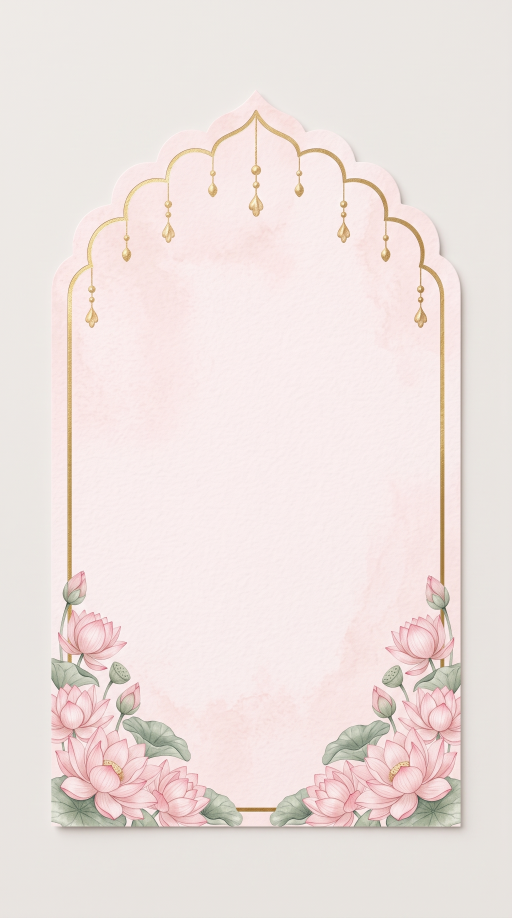
#> input picture design/engagement/frame-arch-hires.jpeg, 1536 x 2752 px, found by its file name (shown at 1/3 size)
$ python cut-frame.py
#> lines starting #> are read from the running program, lines starting #| are printed output that depends on the picture; after the words box and inside, x2 and y2 are one past the last pixel; in counts of white or black regions, pixels touching at a corner belong together
# Cuts the arched lotus frame (design/engagement/frame-arch-hires.jpeg, our generated art) off its grey backdrop.
# The card is a clean shape (straight sides, flat bottom, scalloped arch), so we measure that outline
# and draw a smooth anti-aliased mask instead of following noisy shadow pixels.
# Output: src/events/engagement/assets/frame/arch-{top,mid,bottom}.webp (transparent, native resolution).
from PIL import Image, ImageDraw, ImageFilter
import numpy as np

SRC, SS = 'design/engagement/frame-arch-hires.jpeg', 4
im = Image.open(SRC).convert('RGB')
#> im is the input picture: PIL image 1536x2752 RGB; mean R, G, B 238.6, 227.1, 223.9
F = im.width / 1116  # measurements below were taken on the 1116 px wide version
#> F = 1.38
b = np.asarray(im.filter(ImageFilter.GaussianBlur(2 * F))).astype(float)
r, g, bl = b[..., 0], b[..., 1], b[..., 2]
lum = 0.299 * r + 0.587 * g + 0.114 * bl
card = ((r - g) > 9) & (lum > 236)  # pink paper, brighter than the grey backdrop
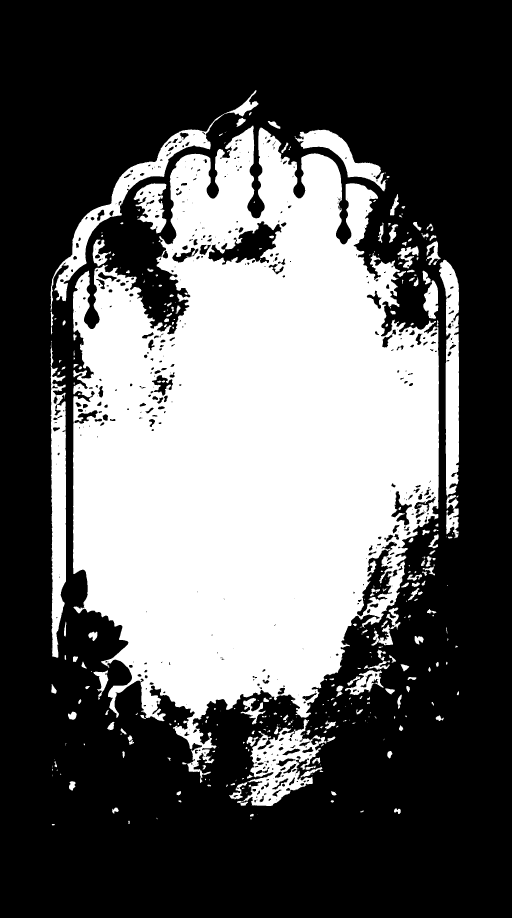
#> card: shape (2752, 1536) bool (shown at 1/3 size); 36.6% white; 399 white regions (163 under 20 px), largest, box (x1, y1, x2, y2) and area: (219, 377, 1317, 2349) 1362427, (152, 270, 775, 1004) 31775, (152, 1028, 198, 1973) 30065

rows = range(int(700 * F), int(1150 * F))
left = int(np.median([np.where(card[y])[0].min() for y in rows]))
#> left = 154
right = int(np.median([np.where(card[y])[0].max() for y in rows]))
#> right = 1375
# Bottom edge: last pink row in the clear centre strip (looser brightness; the card darkens near its foot).
foot = ((r - g) > 9) & (lum > 222)
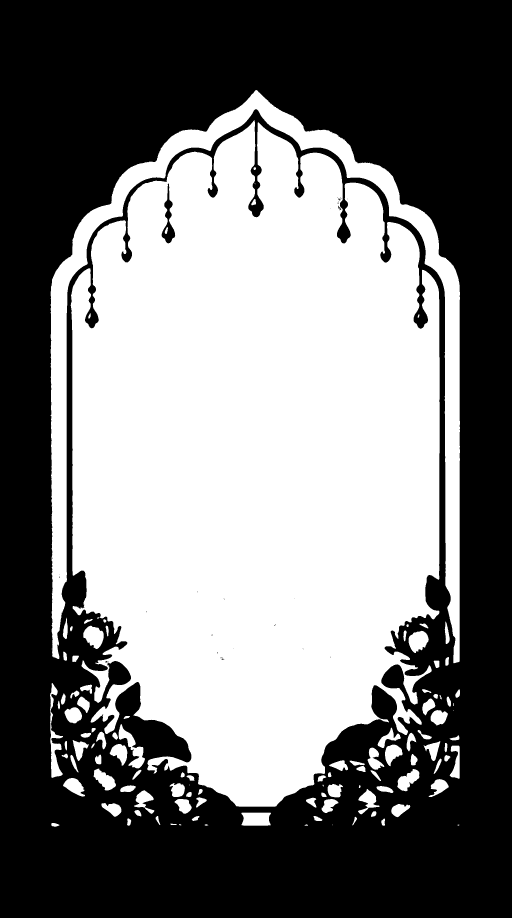
#> foot: shape (2752, 1536) bool (shown at 1/3 size); 47.5% white; 113 white regions (9 under 20 px), largest, box (x1, y1, x2, y2) and area: (212, 361, 1319, 2420) 1755913, (152, 270, 1380, 1990) 177469, (150, 2049, 189, 2334) 3766
bottom = int(np.median([np.where(foot[:, x])[0].max() for x in range(int(500 * F), int(620 * F))])) + 1
#> bottom = 2476

# Top outline: first card pixel per column, median-smoothed.
tops = []
for x in range(left, right + 1):
    ys = np.where(card[:, x])[0]
    tops.append(ys.min() if len(ys) else bottom)
#> after the loop, tops = 1222 values, max 857 at index 0, min 270 at index 613, mean 510.1
tops = np.array(tops, float)
k = round(7 * F)
#> k = 10
tops = np.array([np.median(tops[max(0, i - k):i + k + 1]) for i in range(len(tops))])
#> tops = 1222 values, max 833 at index 1221, min 281 at index 603, mean 509.2
# The arch is symmetric and its left half traces cleanly, so mirror it onto the right half.
half = len(tops) // 2
#> half = 611
tops[len(tops) - half:] = tops[:half][::-1]

poly = [(left, bottom)] + [(left + i, t) for i, t in enumerate(tops)] + [(right, bottom)]
#> poly = 1224 pairs, first value 154 to 1375, second value 281 to 2476
m = Image.new('L', (im.width * SS, im.height * SS), 0)
#> m: PIL image 6144x11008 L; every value is 0
ImageDraw.Draw(m).polygon([(x * SS, y * SS) for x, y in poly], fill=255)
#> m: PIL image 6144x11008 L; 57.2% white; 1 black region, box (x1, y1, x2, y2) and area: (0, 0, 6144, 11008) 28944987
mask = m.resize(im.size, Image.LANCZOS)

out = im.convert('RGBA'); out.putalpha(mask)
out = out.crop((left - 1, int(tops.min()) - 1, right + 2, bottom + 1))
#> out: PIL image 1224x2197 RGBA
# (full card kept in memory only; the page uses the three slices below)
print('card', out.size, dict(left=left, right=right, top=int(tops.min()), bottom=bottom))
#| card (1224, 2197) {'left': 154, 'right': 1375, 'top': 281, 'bottom': 2476}

# Split into three layers for a seamless stretchable card (see .arch-card in src/index.css):
#   top    = arch + drops, bottom edge feathered
#   bottom = lotus corners, top edge feathered
#   mid    = plain paper band, stretched to fill between them
# Slice rows in "890-wide card" units (what src/index.css .arch-card uses), scaled to this card's real width.
K = out.width / 890
#> K = 1.38
TOP, BOT, MID, FEATHER = round(520 * K), round(1030 * K), (round(484 * K), round(1080 * K)), round(36 * K)
#> TOP = 715; BOT = 1417; MID = (666, 1485); FEATHER = 50
w, h = out.size
#> w = 1224; h = 2197
def feather(img, edge):
#> called with edge = 'bottom'
    a = np.asarray(img.getchannel('A')).astype(float)
    ramp = np.linspace(0, 1, FEATHER)[:, None]
#> ramp = 50 values from 0 to 1
    if edge == 'bottom': a[-FEATHER:] *= ramp[::-1]
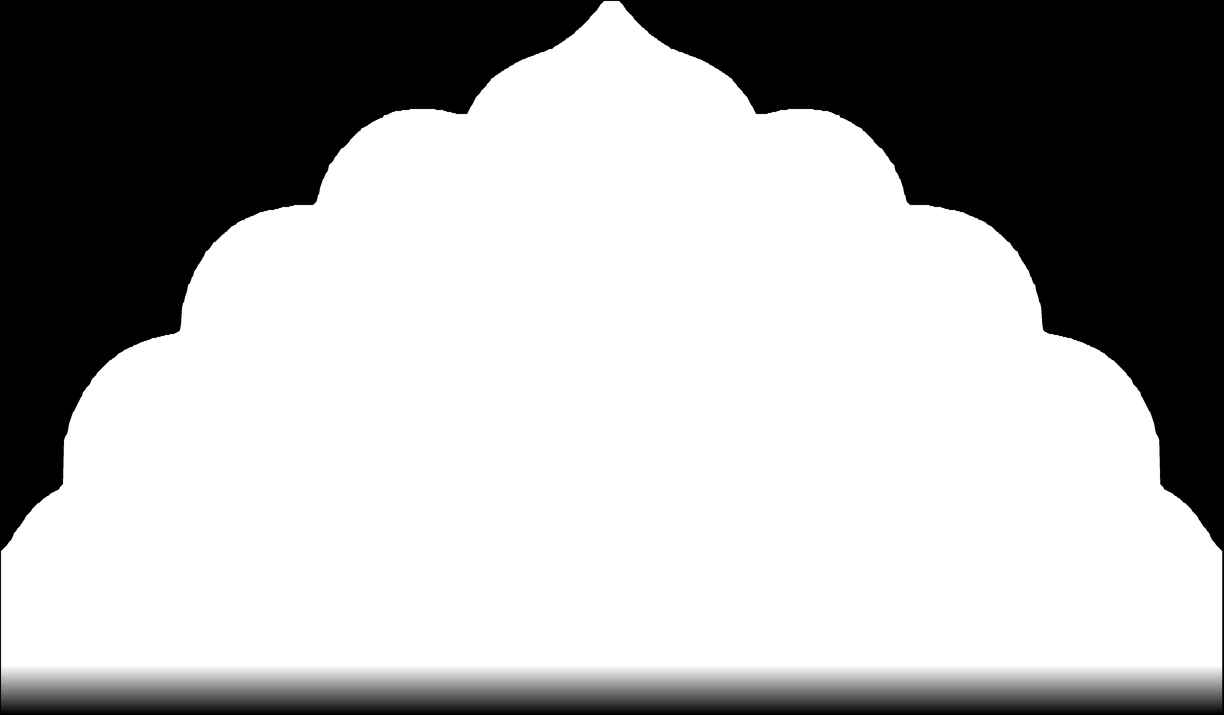
#> a: shape (715, 1224) float64; min 0, max 255, mean 168.6
    else: a[:FEATHER] *= ramp
    img = img.copy(); img.putalpha(Image.fromarray(a.astype(np.uint8))); return img
#> after `img = img.copy()`:
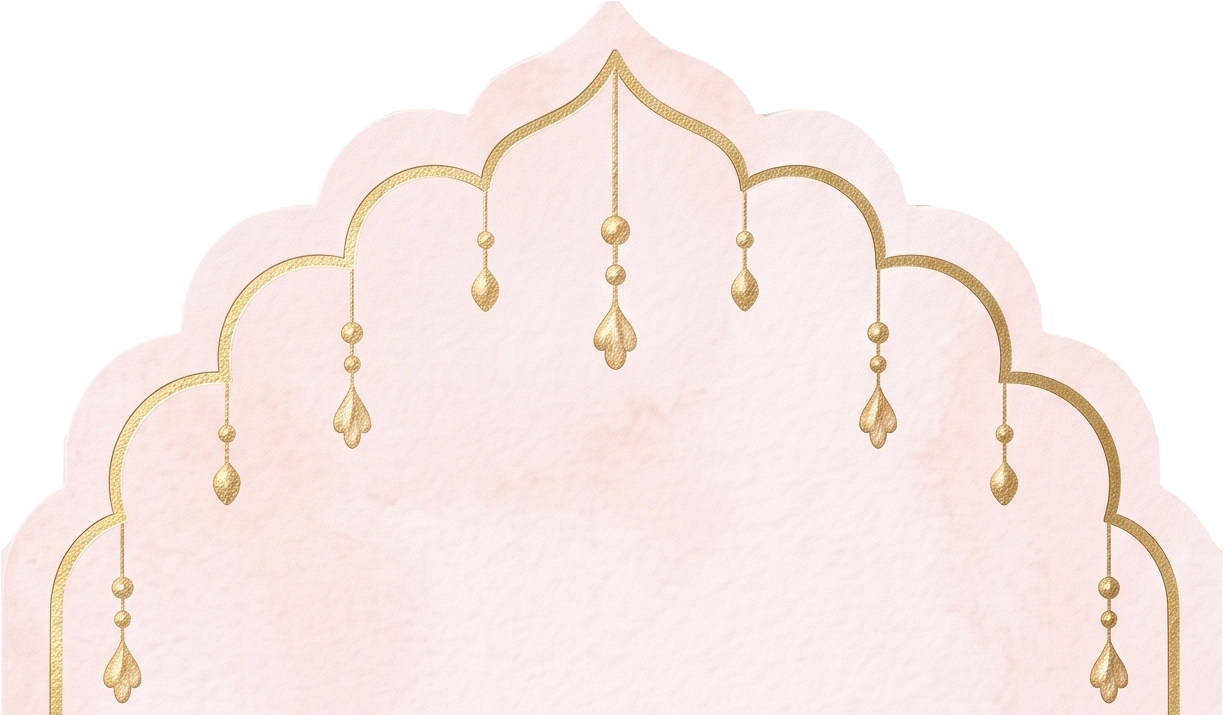
#> img: PIL image 1224x715 RGBA; mean R, G, B, A 243.4, 230.1, 225.8, 177.5; transparent parts drawn white
feather(out.crop((0, 0, w, TOP)), 'bottom').save('src/events/engagement/assets/frame/arch-top.webp', 'WEBP', quality=92, method=6)
feather(out.crop((0, BOT, w, h)), 'top').save('src/events/engagement/assets/frame/arch-bottom.webp', 'WEBP', quality=92, method=6)
#> call 2 of feather, with edge = 'top'
#> in feather (call 2), `else: a[:FEATHER] *= ramp`:
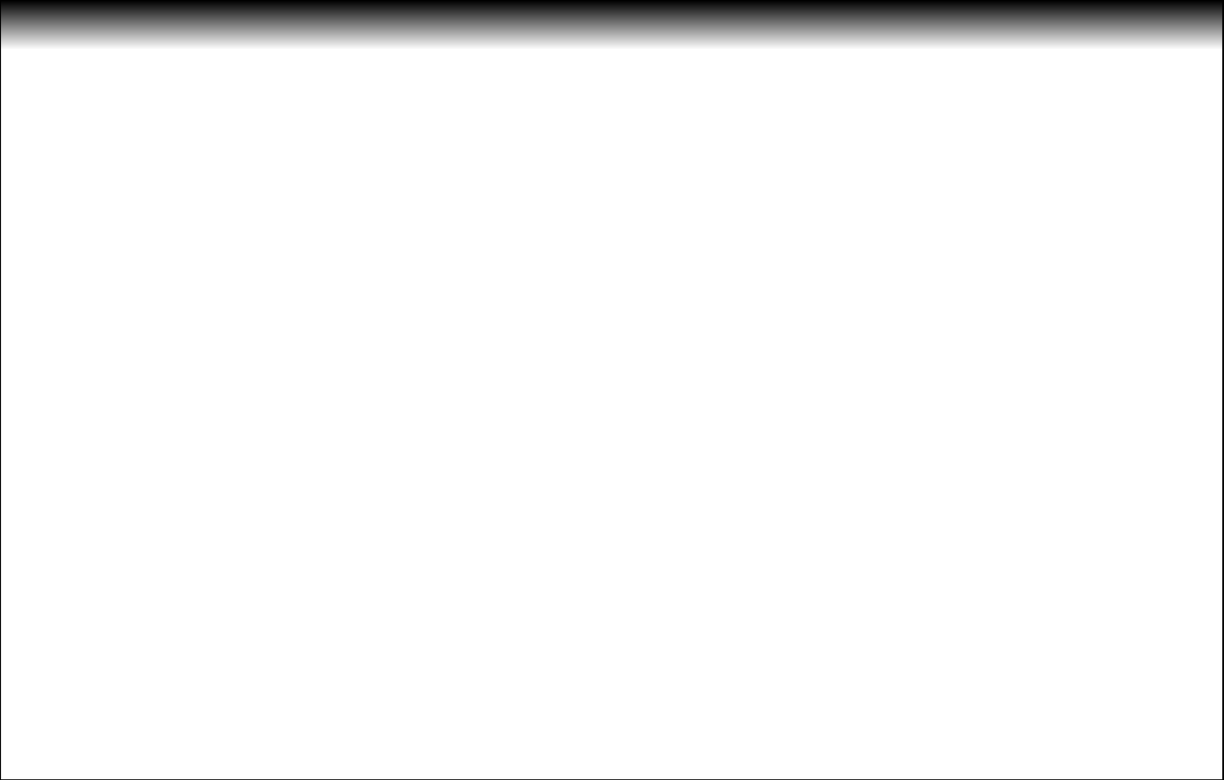
#> a: shape (780, 1224) float64; min 0, max 255, mean 246
#> in feather (call 2), `img = img.copy()`:
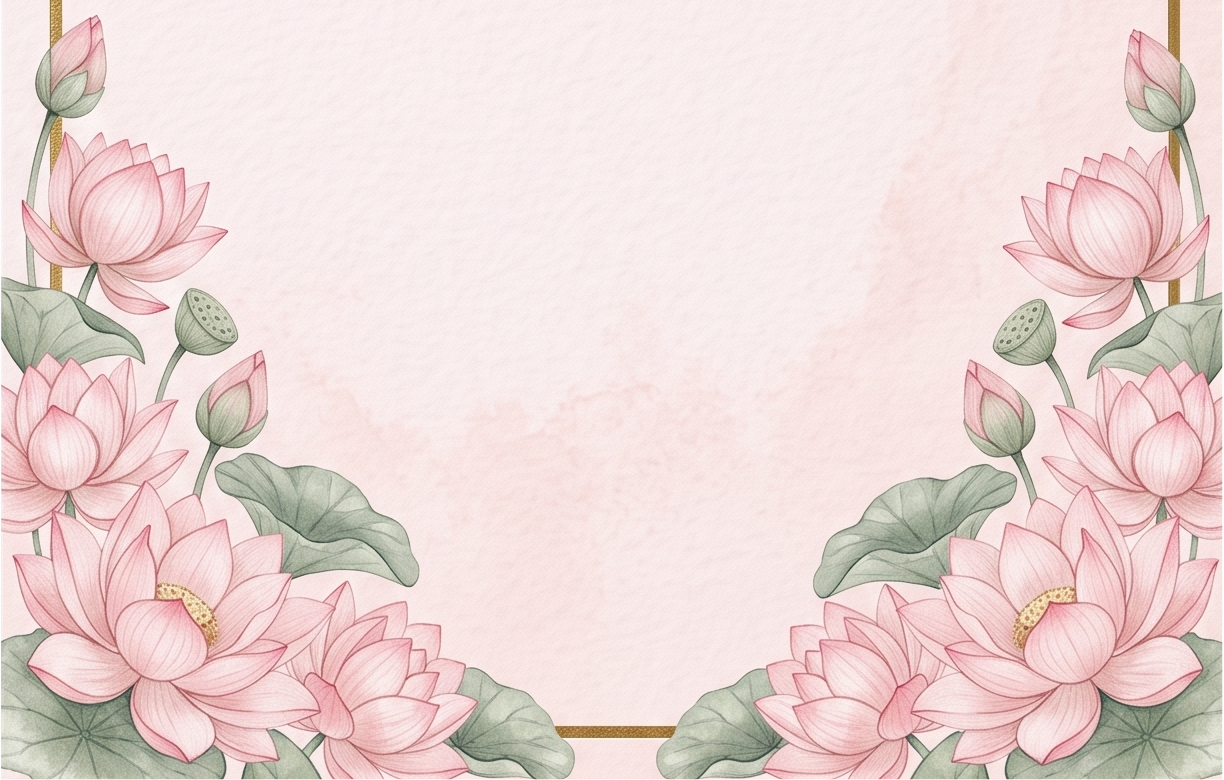
#> img: PIL image 1224x780 RGBA; mean R, G, B, A 235, 215.8, 213.1, 254.2; transparent parts drawn white
out.crop((0, MID[0], w, MID[1])).save('src/events/engagement/assets/frame/arch-mid.webp', 'WEBP', quality=92, method=6)
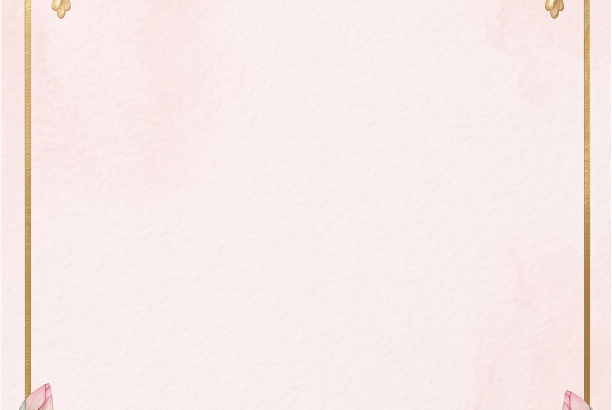
#> saved as arch-mid.webp: PIL image 1224x819 RGBA (shown at 1/2 size); mean R, G, B, A 247.8, 233.9, 232.3, 254.4; transparent parts drawn white
print('slices', (w, TOP), (w, h - BOT), (w, MID[1] - MID[0]))
#| slices (1224, 715) (1224, 780) (1224, 819)
